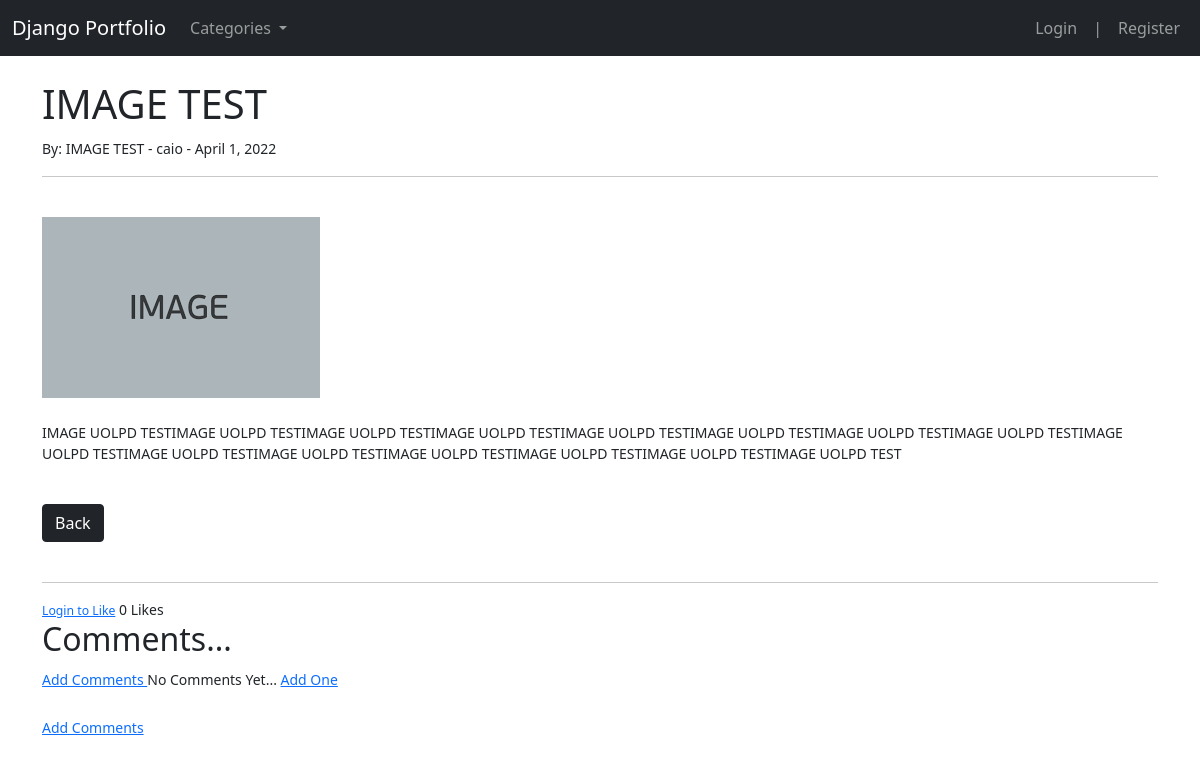
The page /article/20 on the database its author committed.
### theblog/models.py (models this page shows, shortened)
class Post(models.Model):
    title  = models.CharField(max_length=255)
    header_image = models.ImageField(null=True, blank=True, upload_to="images/")
    title_tag  = models.CharField(max_length=255, default="caionagy")
    author = models.ForeignKey(User, on_delete=models.CASCADE)
    body   = RichTextField(blank=True, null=True)
    post_date = models.DateField(auto_now_add=True)
    category = models.CharField(max_length=255, default='coding')
    snippet = models.CharField(max_length=255)
    likes = models.ManyToManyField(User, related_name='blog_post')
    def total_likes(self):
        return self.likes.count()

### theblog/views.py (the view)
# urls.py: path('article/<int:pk>', ArticlesDetailView.as_view(), name='article-detail'),
class ArticlesDetailView(DetailView):
    model = Post
    template_name = 'article_details.html'
    def get_context_data(self, *args, **kwargs):
      cat_menu = Category.objects.all()
      context = super(ArticlesDetailView, self).get_context_data(*args, **kwargs)
      stuff = get_object_or_404(Post, id=self.kwargs['pk'])
      total_likes = stuff.total_likes()
      liked = False
      if stuff.likes.filter(id=self.request.user.id).exists():
          liked = True
      context["cat_menu"] = cat_menu
      context["total_likes"] = total_likes
      context["liked"] = liked
      return context

### theblog/models.py (called while the page is built)
    def __str__(self):
        return self.name

### theblog/templates/article_details.html (shortened to what this page needs)
{% extends 'base.html' %}
{% block content %}
<h1>{{ post.title }}</h1>
<small>By: {{ post.title }} - {{ post.author.first_name }} -  {{ post.post_date }}
<hr>
<br>
    {% if post.header_image %}
        <img src="{{ post.header_image.url }}">
        <br><br>
    {% endif %}
    {{ post.body|safe }}
<br>
<a href="{% url 'home'%}"  class="btn btn-dark">Back</button></a>
       <br>
       <br>
       <hr>
       <form action="{% url 'like_post' post.pk %}"
       method="POST">
                {% if user.is_authenticated %}
                    {% if liked %}
                        <button type="submit", name="post_id",
                        value="{{ post.id }}", class="btn btn-danger" btn-sm>UnLike
                        </button>
                    {% else %}
                        <button type="submit", name="post_id",
                        value="{{ post.id }}", class="btn btn-primary" btn-sm>Like
                        </button>
                    {% endif %}
                    {{ total_likes }} Likes
                {% else %}
                <a href="{% url 'login' %}"><small>Login to Like</small></a>
                    {{ total_likes }} Likes
                {% endif %}
       </form>
    <h2>Comments...</h2>
    {% if not post.comments.all %}
      <a href="{% url 'add_comment' post.pk %}">Add Comments </a>
       No Comments Yet... <a href="{% url 'register' %}">Add One </a>
    {% endif %}
<br><br>
<a href="{% url 'add_comment' post.pk %}">Add Comments </a>
<br><br>
{% endblock %}

### rows shown on the page
Post: title "IMAGE TEST", author.first_name "caio", post_date "April 1, 2022", header_image (picture), body "IMAGE UOLPD TESTIMAGE UOLPD TESTIMAGE UOLPD TESTIMAGE UOLPD TESTIMAGE UOLPD TESTIMAGE UOLPD TESTIMAGE UOLPD TESTIMAGE UOLPD TESTIMAGE UOLPD TESTIMAGE UOLPD TESTIMAGE UOLPD TESTIMAGE UOLPD TESTIMAGE UOLPD TESTIMAGE UOLPD TESTIMAGE UOLPD TEST"

### other values the page prints
{{ total_likes }} "0"
